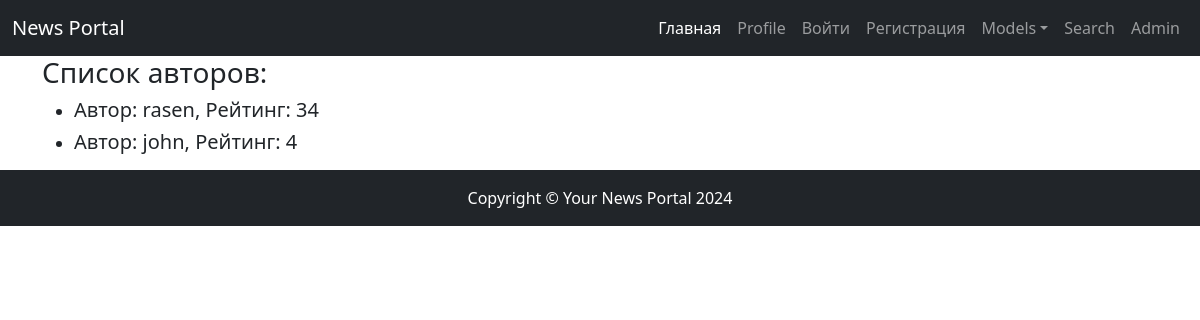
Before: /authors/ with the older database file.
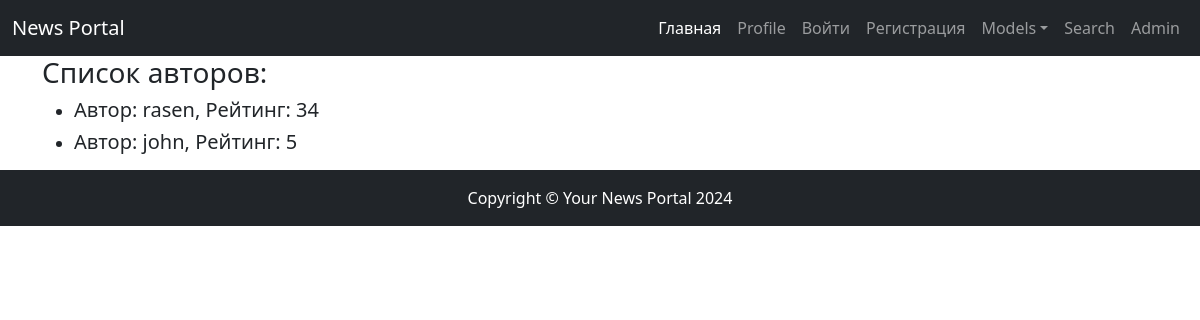
After: the same page with the newer database file.
### news/models.py (models this page shows, shortened)
class Author(models.Model):
    user = models.OneToOneField(User, on_delete=models.CASCADE)
    rating = models.IntegerField(default=0)

### news/views/author.py (the view)
# urls.py: path('authors/', AuthorList.as_view(), name='authors'),
class AuthorList(ListView):
    model = Author
    ordering = '-rating'
    template_name = APP + 'authors.html'
    context_object_name = 'authors'
    queryset = Author.objects.all().select_related('user')

### news/templates/news/authors.html (shortened to what this page needs)
{% extends 'default.html' %}
{% block content %}
<b><h3>Список авторов:</h3></b>
<ul>
{% for author in authors %}
   <li>
       <h5>Автор: <span>{{ author.user }}</span>, Рейтинг: {{ author.rating }}</h5>
   </li>
{% endfor %}
</ul>
{% endblock content %}

### templates/default.html (shortened to what this page needs)
<!DOCTYPE html>
{% load cache %}
<html height: 100%; lang="en" xmlns:height="http://www.w3.org/1999/xhtml" xmlns:margin="http://www.w3.org/1999/xhtml"
      xmlns:min-height="http://www.w3.org/1999/xhtml">
    <head>
        {% load static %}
        <link href="{% static 'news/css/styles.css' %}" rel="stylesheet" />
    </head>
    <body class="d-flex flex-column h-100">
    {% cache 60 header %}
    <header>
        <nav class="navbar navbar-expand-lg navbar-dark bg-dark">
            <div class="container-fluid">
              <a class="navbar-brand" href="#">News Portal</a>
                <div class="collapse navbar-collapse" id="navbarSupportedContent">
                   <ul class="navbar-nav ms-auto mb-2  mb-2 mb-lg-0">
                        <li class="nav-item active"><a class="nav-link active" aria-current="page" href="../">Главная</a></li>
                        <li class="nav-item"><a class="nav-link" href="/profile/">Profile</a></li>
                        <li class="nav-item"> {% if not user.is_authenticated %} <a class="nav-link" href='{% url "account_login" %}'>Войти</a>{% endif %}</li>
                        <li class="nav-item"> {% if not user.is_authenticated %} <a class="nav-link" href='{% url "account_signup" %}'>Регистрация</a>{% endif %}</li>
                        <li class="nav-item dropdown">
                            <a class="nav-link dropdown-toggle" href="#" id="navbarDropdown" role="button" data-bs-toggle="dropdown" aria-expanded="false">Models</a>
                        </li>
                       <li class="nav-item"><a class="nav-link" href="/news/search/">Search</a></li>
                       <li class="nav-item"><a class="nav-link" href="/admin/">Admin</a></li>
                   </ul>
                </div>
            </div>
        </nav>
    </header>
{% endcache %}
    <main class="flex-shrink-0">
        <div class="container">
           {% block content %}
           {% endblock %}
        </div>
    </main>
        <footer class="py-3 bg-dark">
            <div class="container px-4"><p class="m-0 text-center text-white fixed-button">Copyright &copy; Your News Portal 2024</p></div>
        </footer>
    </body>
</html>

Changed rows visible on the page:
changed Author "john": rating "4" → "5"
